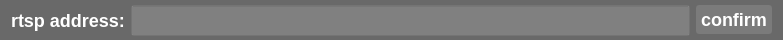
<?xml version="1.0" encoding="UTF-8"?>
<ui version="4.0">
 <class>Form</class>
 <widget class="QWidget" name="Form">
  <property name="geometry">
   <rect>
    <x>0</x>
    <y>0</y>
    <width>783</width>
    <height>40</height>
   </rect>
  </property>
  <property name="minimumSize">
   <size>
    <width>0</width>
    <height>40</height>
   </size>
  </property>
  <property name="maximumSize">
   <size>
    <width>16777215</width>
    <height>41</height>
   </size>
  </property>
  <property name="windowTitle">
   <string>Form</string>
  </property>
  <property name="windowIcon">
   <iconset resource="../apprcc.qrc">
    <normaloff>:/img/icon/实时视频流解析.png</normaloff>:/img/icon/实时视频流解析.png</iconset>
  </property>
  <property name="styleSheet">
   <string notr="true">#Form{background:rgba(75, 75, 75, 150)}</string>
  </property>
  <layout class="QHBoxLayout" name="horizontalLayout">
   <property name="topMargin">
    <number>5</number>
   </property>
   <property name="bottomMargin">
    <number>5</number>
   </property>
   <item>
    <widget class="QLabel" name="label">
     <property name="minimumSize">
      <size>
       <width>0</width>
       <height>30</height>
      </size>
     </property>
     <property name="maximumSize">
      <size>
       <width>16777215</width>
       <height>30</height>
      </size>
     </property>
     <property name="styleSheet">
      <string notr="true">QLabel{font-family: &quot;Microsoft YaHei&quot;;
font-size: 18px;
font-weight: bold;
color:white;}</string>
     </property>
     <property name="text">
      <string>rtsp address:</string>
     </property>
    </widget>
   </item>
   <item>
    <widget class="QLineEdit" name="rtspEdit">
     <property name="minimumSize">
      <size>
       <width>0</width>
       <height>31</height>
      </size>
     </property>
     <property name="styleSheet">
      <string notr="true">background-color: rgb(218, 218, 218, 50);</string>
     </property>
    </widget>
   </item>
   <item>
    <widget class="QPushButton" name="rtspButton">
     <property name="styleSheet">
      <string notr="true">QPushButton{font-family: &quot;Microsoft YaHei&quot;;
font-size: 18px;
font-weight: bold;
color:white;
text-align: center center;
padding-left: 5px;
padding-right: 5px;
padding-top: 4px;
padding-bottom: 4px;
border-style: solid;
border-width: 0px;
border-color: rgba(255, 255, 255, 255);
border-radius: 3px;
background-color: rgba(255,255,255,30);}

QPushButton:focus{outline: none;}

QPushButton::pressed{font-family: &quot;Microsoft YaHei&quot;;
                     font-size: 16px;
                     font-weight: bold;
                     color:rgb(200,200,200);
                     text-align: center center;
                     padding-left: 5px;
                     padding-right: 5px;
                     padding-top: 4px;
                     padding-bottom: 4px;
                     border-style: solid;
                     border-width: 0px;
                     border-color: rgba(255, 255, 255, 255);
                     border-radius: 3px;
                     background-color:  rgba(255,255,255,150);}

QPushButton::hover {
border-style: solid;
border-width: 0px;
border-radius: 0px;
background-color: rgba(255,255,255,50);}</string>
     </property>
     <property name="text">
      <string>confirm</string>
     </property>
    </widget>
   </item>
  </layout>
 </widget>
 <resources>
  <include location="../apprcc.qrc"/>
 </resources>
 <connections/>
</ui>
